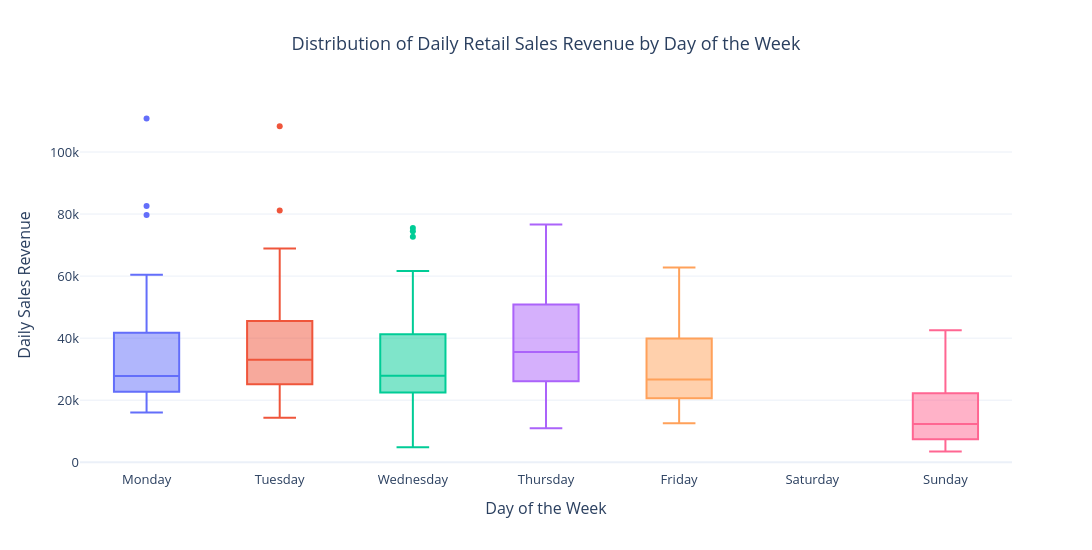

Source (notebook cell):
### Markdown cell above
#### Analyzing Daily Sales Revenue by Day of the Week

### Code cell
weekday_revenue = daily_revenue.rename("Daily_Revenue").reset_index()

weekday_revenue["Day_of_Week"] = (
    weekday_revenue["Transaction_Date"].dt.day_name()
)

weekday_order = [
    "Monday", "Tuesday", "Wednesday", "Thursday",
    "Friday", "Saturday", "Sunday"
]

fig = px.box(
    weekday_revenue,
    x="Day_of_Week",
    y="Daily_Revenue",
    category_orders={"Day_of_Week": weekday_order},
    points="outliers",
    color="Day_of_Week",
    title="Distribution of Daily Retail Sales Revenue by Day of the Week",
    labels={
        "Day_of_Week": "Day of the Week",
        "Daily_Revenue": "Daily Sales Revenue"
    },
    template="plotly_white"
)

fig.update_layout(
    width=1100,
    height=550,
    title_x=0.5,
    showlegend=False,
    xaxis_title="Day of the Week",
    yaxis_title="Daily Sales Revenue",
    font=dict(size=13)
)

fig.show()

weekday_summary = (
    weekday_revenue.groupby("Day_of_Week")["Daily_Revenue"]
    .agg(
        Trading_Days="count",
        Mean_Revenue="mean",
        Median_Revenue="median",
        Std_Revenue="std",
        Min_Revenue="min",
        Max_Revenue="max"
    )
    .reindex(weekday_order)
)

display(weekday_summary.dropna(how="all"))

### Figure 1 — Plotly figure (JSON) as saved in the notebook; plotly's stock layout.template omitted (floating-point values rounded to 4 significant figures)
{"data": [{"alignmentgroup": "True", "boxpoints": "outliers", "hovertemplate": "Day of the Week=%{x}<br>Daily Sales Revenue=%{y}<extra></extra>", "legendgroup": "Monday", "marker": {"color": "#636efa"}, "name": "Monday", "notched": false, "offsetgroup": "Monday", "orientation": "v", "showlegend": true, "type": "box", "x": ["Monday", "Monday", "Monday", "Monday", "Monday", "Monday", "Monday", "Monday", "Monday", "Monday", "Monday", "Monday", "Monday", "Monday", "Monday", "Monday", "Monday", "Monday", "Monday", "Monday", "Monday", "Monday", "Monday", "Monday", "Monday", "Monday", "Monday", "Monday", "Monday", "Monday", "Monday", "Monday", "Monday", "Monday", "Monday", "Monday", "Monday", "Monday", "Monday", "Monday", "Monday", "Monday", "Monday", "Monday", "Monday", "Monday", "Monday"], "x0": " ", "xaxis": "x", "y": [50910.0, 36430.0, 23500.0, 22940.0, 27770.0, 24360.0, 21220.0, 25120.0, 26060.0, 35110.0, 19900.0, 30450.0, 25620.0, 16340.0, 21460.0, 24150.0, 21800.0, 31460.0, 26890.0, 39160.0, 30250.0, 16400.0, 19450.0, 31750.0, 16020.0, 42620.0, 21990.0, 27240.0, 25350.0, 20860.0, 22670.0, 17050.0, 27780.0, 36220.0, 28830.0, 45650.0, 28280.0, 60420.0, 45180.0, 45710.0, 38700.0, 52420.0, 82630.0, 110800.0, 47170.0, 53980.0, 79670.0], "y0": " ", "yaxis": "y"}, {"alignmentgroup": "True", "boxpoints": "outliers", "hovertemplate": "Day of the Week=%{x}<br>Daily Sales Revenue=%{y}<extra></extra>", "legendgroup": "Tuesday", "marker": {"color": "#EF553B"}, "name": "Tuesday", "notched": false, "offsetgroup": "Tuesday", "orientation": "v", "showlegend": true, "type": "box", "x": ["Tuesday", "Tuesday", "Tuesday", "Tuesday", "Tuesday", "Tuesday", "Tuesday", "Tuesday", "Tuesday", "Tuesday", "Tuesday", "Tuesday", "Tuesday", "Tuesday", "Tuesday", "Tuesday", "Tuesday", "Tuesday", "Tuesday", "Tuesday", "Tuesday", "Tuesday", "Tuesday", "Tuesday", "Tuesday", "Tuesday", "Tuesday", "Tuesday", "Tuesday", "Tuesday", "Tuesday", "Tuesday", "Tuesday", "Tuesday", "Tuesday", "Tuesday", "Tuesday", "Tuesday", "Tuesday", "Tuesday", "Tuesday", "Tuesday", "Tuesday", "Tuesday", "Tuesday", "Tuesday", "Tuesday", "Tuesday", "Tuesday", "Tuesday", "Tuesday", "Tuesday"], "x0": " ", "xaxis": "x", "y": [81130.0, 42010.0, 43470.0, 14310.0, 67060.0, 17100.0, 27130.0, 27930.0, 19740.0, 39440.0, 31990.0, 24300.0, 24530.0, 19500.0, 29580.0, 68940.0, 28130.0, 24790.0, 22850.0, 29090.0, 26030.0, 42190.0, 52150.0, 36460.0, 21170.0, 36970.0, 39950.0, 22670.0, 34080.0, 38360.0, 24820.0, 49060.0, 20940.0, 25780.0, 26660.0, 19010.0, 25420.0, 29080.0, 27730.0, 54100.0, 108300.0, 34680.0, 47140.0, 37610.0, 43930.0, 39580.0, 28460.0, 53740.0, 58170.0, 60520.0, 67940.0, 52930.0], "y0": " ", "yaxis": "y"}, {"alignmentgroup": "True", "boxpoints": "outliers", "hovertemplate": "Day of the Week=%{x}<br>Daily Sales Revenue=%{y}<extra></extra>", "legendgroup": "Wednesday", "marker": {"color": "#00cc96"}, "name": "Wednesday", "notched": false, "offsetgroup": "Wednesday", "orientation": "v", "showlegend": true, "type": "box", "x": ["Wednesday", "Wednesday", "Wednesday", "Wednesday", "Wednesday", "Wednesday", "Wednesday", "Wednesday", "Wednesday", "Wednesday", "Wednesday", "Wednesday", "Wednesday", "Wednesday", "Wednesday", "Wednesday", "Wednesday", "Wednesday", "Wednesday", "Wednesday", "Wednesday", "Wednesday", "Wednesday", "Wednesday", "Wednesday", "Wednesday", "Wednesday", "Wednesday", "Wednesday", "Wednesday", "Wednesday", "Wednesday", "Wednesday", "Wednesday", "Wednesday", "Wednesday", "Wednesday", "Wednesday", "Wednesday", "Wednesday", "Wednesday", "Wednesday", "Wednesday", "Wednesday", "Wednesday", "Wednesday", "Wednesday", "Wednesday", "Wednesday", "Wednesday", "Wednesday", "Wednesday", "Wednesday"], "x0": " ", "xaxis": "x", "y": [57330.0, 43380.0, 29520.0, 4791.0, 31180.0, 22720.0, 24800.0, 18780.0, 20040.0, 15530.0, 24470.0, 25740.0, 18300.0, 21590.0, 20840.0, 22980.0, 30590.0, 17090.0, 23960.0, 28160.0, 25190.0, 27130.0, 32890.0, 33900.0, 23790.0, 19520.0, 40500.0, 46790.0, 20860.0, 20910.0, 25580.0, 21720.0, 29660.0, 25130.0, 26820.0, 27870.0, 49790.0, 46680.0, 15040.0, 31490.0, 23130.0, 40950.0, 42140.0, 74470.0, 28130.0, 34540.0, 36090.0, 44420.0, 61630.0, 61010.0, 75500.0, 55250.0, 72690.0], "y0": " ", "yaxis": "y"}, {"alignmentgroup": "True", "boxpoints": "outliers", "hovertemplate": "Day of the Week=%{x}<br>Daily Sales Revenue=%{y}<extra></extra>", "legendgroup": "Thursday", "marker": {"color": "#ab63fa"}, "name": "Thursday", "notched": false, "offsetgroup": "Thursday", "orientation": "v", "showlegend": true, "type": "box", "x": ["Thursday", "Thursday", "Thursday", "Thursday", "Thursday", "Thursday", "Thursday", "Thursday", "Thursday", "Thursday", "Thursday", "Thursday", "Thursday", "Thursday", "Thursday", "Thursday", "Thursday", "Thursday", "Thursday", "Thursday", "Thursday", "Thursday", "Thursday", "Thursday", "Thursday", "Thursday", "Thursday", "Thursday", "Thursday", "Thursday", "Thursday", "Thursday", "Thursday", "Thursday", "Thursday", "Thursday", "Thursday", "Thursday", "Thursday", "Thursday", "Thursday", "Thursday", "Thursday", "Thursday", "Thursday", "Thursday", "Thursday", "Thursday", "Thursday", "Thursday", "Thursday", "Thursday", "Thursday"], "x0": " ", "xaxis": "x", "y": [46170.0, 48980.0, 48090.0, 10990.0, 38710.0, 19520.0, 20060.0, 22470.0, 22820.0, 13250.0, 24750.0, 22430.0, 35240.0, 25400.0, 38060.0, 36100.0, 29980.0, 17840.0, 35040.0, 31590.0, 20440.0, 28390.0, 60000.0, 33320.0, 32800.0, 31560.0, 45060.0, 33470.0, 23690.0, 43440.0, 30560.0, 31870.0, 31240.0, 55180.0, 60240.0, 64740.0, 53310.0, 22370.0, 36680.0, 26290.0, 74100.0, 56350.0, 43140.0, 54610.0, 35520.0, 60510.0, 46760.0, 62110.0, 68210.0, 58350.0, 46060.0, 49980.0, 76620.0], "y0": " ", "yaxis": "y"}, {"alignmentgroup": "True", "boxpoints": "outliers", "hovertemplate": "Day of the Week=%{x}<br>Daily Sales Revenue=%{y}<extra></extra>", "legendgroup": "Friday", "marker": {"color": "#FFA15A"}, "name": "Friday", "notched": false, "offsetgroup": "Friday", "orientation": "v", "showlegend": true, "type": "box", "x": ["Friday", "Friday", "Friday", "Friday", "Friday", "Friday", "Friday", "Friday", "Friday", "Friday", "Friday", "Friday", "Friday", "Friday", "Friday", "Friday", "Friday", "Friday", "Friday", "Friday", "Friday", "Friday", "Friday", "Friday", "Friday", "Friday", "Friday", "Friday", "Friday", "Friday", "Friday", "Friday", "Friday", "Friday", "Friday", "Friday", "Friday", "Friday", "Friday", "Friday", "Friday", "Friday", "Friday", "Friday", "Friday", "Friday", "Friday", "Friday", "Friday", "Friday"], "x0": " ", "xaxis": "x", "y": [43510.0, 55210.0, 39400.0, 26060.0, 45980.0, 30890.0, 18150.0, 23710.0, 21260.0, 15680.0, 17560.0, 19070.0, 21660.0, 26440.0, 29540.0, 23630.0, 22820.0, 26150.0, 35490.0, 30470.0, 25920.0, 27430.0, 16510.0, 60910.0, 20650.0, 18380.0, 12530.0, 25230.0, 13330.0, 19470.0, 17860.0, 20820.0, 20400.0, 16810.0, 25260.0, 39860.0, 29180.0, 26870.0, 37880.0, 42790.0, 52640.0, 34590.0, 62780.0, 39870.0, 59640.0, 52640.0, 48880.0, 46720.0, 55610.0, 29550.0], "y0": " ", "yaxis": "y"}, {"alignmentgroup": "True", "boxpoints": "outliers", "hovertemplate": "Day of the Week=%{x}<br>Daily Sales Revenue=%{y}<extra></extra>", "legendgroup": "Sunday", "marker": {"color": "#FF6692"}, "name": "Sunday", "notched": false, "offsetgroup": "Sunday", "orientation": "v", "showlegend": true, "type": "box", "x": ["Sunday", "Sunday", "Sunday", "Sunday", "Sunday", "Sunday", "Sunday", "Sunday", "Sunday", "Sunday", "Sunday", "Sunday", "Sunday", "Sunday", "Sunday", "Sunday", "Sunday", "Sunday", "Sunday", "Sunday", "Sunday", "Sunday", "Sunday", "Sunday", "Sunday", "Sunday", "Sunday", "Sunday", "Sunday", "Sunday", "Sunday", "Sunday", "Sunday", "Sunday", "Sunday", "Sunday", "Sunday", "Sunday", "Sunday", "Sunday", "Sunday", "Sunday", "Sunday", "Sunday", "Sunday", "Sunday", "Sunday", "Sunday", "Sunday", "Sunday"], "x0": " ", "xaxis": "x", "y": [30960.0, 17240.0, 7395.0, 15520.0, 7114.0, 10180.0, 6456.0, 3457.0, 5535.0, 9575.0, 9473.0, 9630.0, 4090.0, 21450.0, 8929.0, 6878.0, 9319.0, 12620.0, 6823.0, 18740.0, 9853.0, 23940.0, 7136.0, 24950.0, 12390.0, 22210.0, 6027.0, 5977.0, 5686.0, 17120.0, 26380.0, 33080.0, 7464.0, 5585.0, 14360.0, 10780.0, 16860.0, 35160.0, 15690.0, 31060.0, 11620.0, 11920.0, 21610.0, 12250.0, 34080.0, 42550.0, 32310.0, 33470.0, 20570.0, 24330.0], "y0": " ", "yaxis": "y"}], "layout": {"boxmode": "overlay", "font": {"size": 13}, "height": 550, "legend": {"title": {"text": "Day of the Week"}, "tracegroupgap": 0}, "showlegend": false, "title": {"text": "Distribution of Daily Retail Sales Revenue by Day of the Week", "x": 0.5}, "width": 1100, "xaxis": {"anchor": "y", "categoryarray": ["Monday", "Tuesday", "Wednesday", "Thursday", "Friday", "Saturday", "Sunday"], "categoryorder": "array", "domain": [0, 1], "title": {"text": "Day of the Week"}}, "yaxis": {"anchor": "x", "domain": [0, 1], "title": {"text": "Daily Sales Revenue"}}}}
